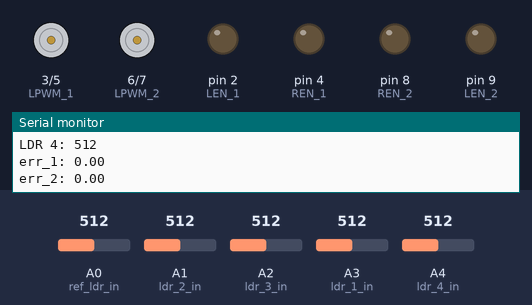
Simulated run of this sketch. Board: Arduino Uno, built with avr-gcc and run on an emulated ATmega328P. Parts: motor-driver pin pairs drawn as motors (green arrow = first pin HIGH = forward, orange = second pin HIGH = backward, longer = more drive), output pins drawn as LEDs (lit = HIGH), the last lines printed to the serial monitor. The test bench sets the inputs (shaded band); at power-on: A1 (ldr_2_in) = 512, A2 (ldr_3_in) = 512, A3 (ldr_1_in) = 512, A0 (ref_ldr_in) = 512, A4 (ldr_4_in) = 512.

Above: at 1.2 s.
1.3 s: A1 (ldr_2_in) set to 564
3.3 s: A1 (ldr_2_in) set to 588
At 4.8 s:
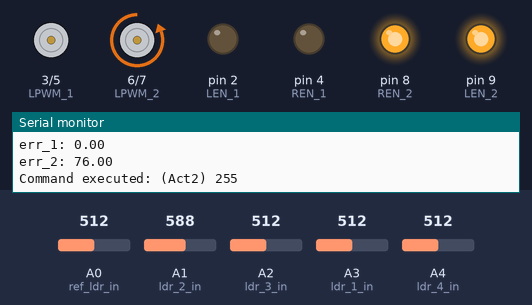
5.7 s: A2 (ldr_3_in) set to 573
7.4 s: A2 (ldr_3_in) set to 594
At 9.3 s:
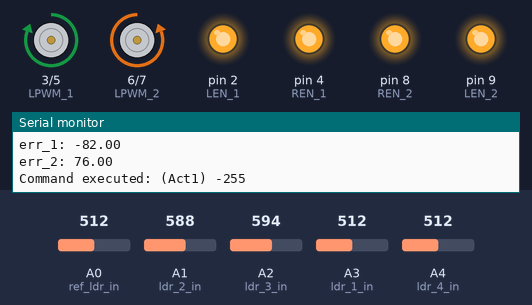
9.8 s: A3 (ldr_1_in) set to 647
12.6 s: A3 (ldr_1_in) set to 679
At 14.4 s:
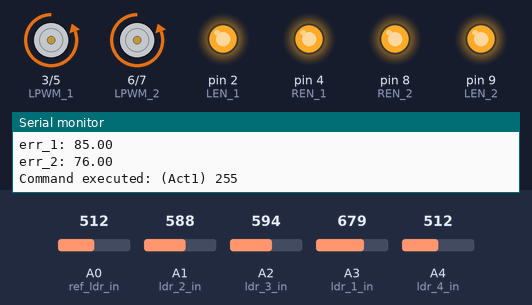
Timing chart, 0 to 15.9 s (numbered marks = the images above; inputs shaded):
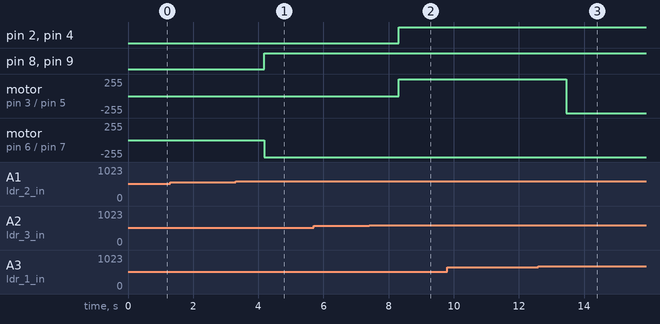

Measured:
- the behaviour switches between 581 and 582 on A1 (ldr_2_in) (found by bisection; images 0 and 1)
- the behaviour switches between 581 and 582 on A2 (ldr_3_in) (found by bisection; images 1 and 2)
- the behaviour switches between 663 and 664 on A3 (ldr_1_in) (found by bisection; images 2 and 3)
- after the input at 3.3 s, pin 8 (REN_2), pin 9 (LEN_2): LOW → HIGH after 0.88 s; motor on pin 6 (LPWM_2) / pin 7 (RPWM_2): stopped → backward 255/255 after 0.88 s
- after the input at 7.4 s, pin 2 (LEN_1), pin 4 (REN_1): LOW → HIGH after 0.91 s; motor on pin 3 (LPWM_1) / pin 5 (RPWM_1): stopped → forward 255/255 after 0.91 s
- after the input at 12.6 s, motor on pin 3 (LPWM_1) / pin 5 (RPWM_1): forward 255/255 → backward 255/255 after 0.85 s

The sketch:

driver_ldr.ino
```cpp
//Motor Driver: Actuator1-6inch
const int LEN_1 = 2;
const int REN_1 = 4;
const int LPWM_1 = 3;
const int RPWM_1 = 5;

//Motor Driver: Actuator2
const int LEN_2 = 9;
const int REN_2 = 8;
const int LPWM_2 = 6;
const int RPWM_2 = 7;

//LDR Array input ports:
const int ref_ldr_in = A0 ;
const int ldr_1_in = A3 ;
const int ldr_2_in = A1 ;
const int ldr_3_in = A2 ;
const int ldr_4_in = A4 ;

void setup(){
  Serial.begin(9600) ;

//For Actuator1:
  pinMode( LEN_1, OUTPUT ) ;
  pinMode( REN_1, OUTPUT ) ;
  pinMode( LPWM_1, OUTPUT ) ;
  pinMode( RPWM_1, OUTPUT ) ;

  //For Actuator2:
  pinMode( LEN_2, OUTPUT ) ;
  pinMode( REN_2, OUTPUT ) ;
  pinMode( LPWM_2, OUTPUT ) ;
  pinMode( RPWM_2, OUTPUT ) ;

  //LDR ports:
  pinMode( ref_ldr_in, INPUT) ;
  pinMode( ldr_1_in, INPUT) ;
  pinMode( ldr_2_in, INPUT) ;
  pinMode( ldr_3_in, INPUT) ;
  pinMode( ldr_4_in, INPUT) ;

  Serial.println("Done!") ;

}

void execute_actuator( int command[] ) { //PWM speed to be adjusted as per voltage available in the battery and iterataion time
  //Index-> 0 for Act1-6inch; 1 fror Act2-8inch

  //command[0] = ( command[0]/*Vbattery*/ )*255 ;
  //command[1] = ( command[1]/*Vbattery*/ )*255 ;

  if ( command[0]>255 ){
    command[0] = 255 ;
  }
  if ( command[0]<-255 ){
    command[0] = -255 ;
  }
  if ( command[1]>255 ){
    command[1] = 255 ;
  }
  if ( command[1]<-255 ){
    command[1] = -255 ;
  }

  if ( command[0]>0 ) { //Actuator1
    digitalWrite(REN_1,HIGH);
    digitalWrite(LEN_1,HIGH);
    analogWrite(RPWM_1,255);
    analogWrite(LPWM_1,0);
    Serial.print("Command executed: (Act1) ");
    Serial.println(command[0]);
    delay(1000);
  }
  if ( command[0]<0 ) { //Actuator1
    digitalWrite(REN_1,HIGH);
    digitalWrite(LEN_1,HIGH);
    analogWrite(RPWM_1,0);
    analogWrite(LPWM_1,255);
    Serial.print("Command executed: (Act1) ");
    Serial.println(command[0]);
    delay(1000);
  }

  if ( command[1]>0 ) { //Actuator2
    digitalWrite(REN_2,HIGH);
    digitalWrite(LEN_2,HIGH);
    analogWrite(RPWM_2,255);
    analogWrite(LPWM_2,0);
    Serial.print("Command executed: (Act2) ");
    Serial.println(command[1]);
    delay(1000);
  }
  if ( command[1]<0 ) { //Actuator2
    digitalWrite(REN_2,HIGH);
    digitalWrite(LEN_2,HIGH);
    analogWrite(RPWM_2,0);
    analogWrite(LPWM_2,255);
    Serial.print("Command executed: (Act2) ");
    Serial.println(command[1]);
    delay(1000);
  }
  //Serial.print( "Executed Commands: " ) ; Serial.print( command[0] ) ; Serial.print( "  |  " ) ; Serial.println( command[1] ) ;
  delay(1000) ; //mandatory delay for adjustment and iteration time
}

int pid1(float err){
  if (abs(err)<70){
    return 0;
  }
  int t = 2;//seconds
  int kp = 15;int kd = 7;
  int cmd = err*(kp + kd/t);
  return cmd;
}

int pid2(float err){
  if (abs(err)<70){
    return 0;
  }
  int t = 2;//seconds
  int kp = 20;int kd = 30;
  int cmd = err*(kp + kd/t);
  return cmd;
}

void loop() {
  // put your main code here, to run repeatedly:
  Serial.println("Starting...");
  Serial.print("Ref: ");
  Serial.println(analogRead(ref_ldr_in));
  Serial.print("LDR 1: ");
  Serial.println(analogRead(ldr_1_in));
  Serial.print("LDR 2: ");
  Serial.println(analogRead(ldr_2_in));
  Serial.print("LDR 3: ");
  Serial.println(analogRead(ldr_3_in));
  Serial.print("LDR 4: ");
  Serial.println(analogRead(ldr_4_in));
  float err_1 = ((analogRead(ldr_1_in) - analogRead(ldr_3_in)));//analogRead(ref_ldr_in) ;
  Serial.print("err_1: ");
  Serial.println(err_1);
  float err_2 = ((analogRead(ldr_2_in) - analogRead(ldr_4_in)));//analogRead(ref_ldr_in);
  Serial.print("err_2: ");
  Serial.println(err_2);
  int cmd_1 = pid1(err_1);
  int cmd_2 = pid1(err_2);
  int command[2] = { cmd_1, cmd_2 } ;
  execute_actuator(command) ;
  //delay(3000) ;
}
```
